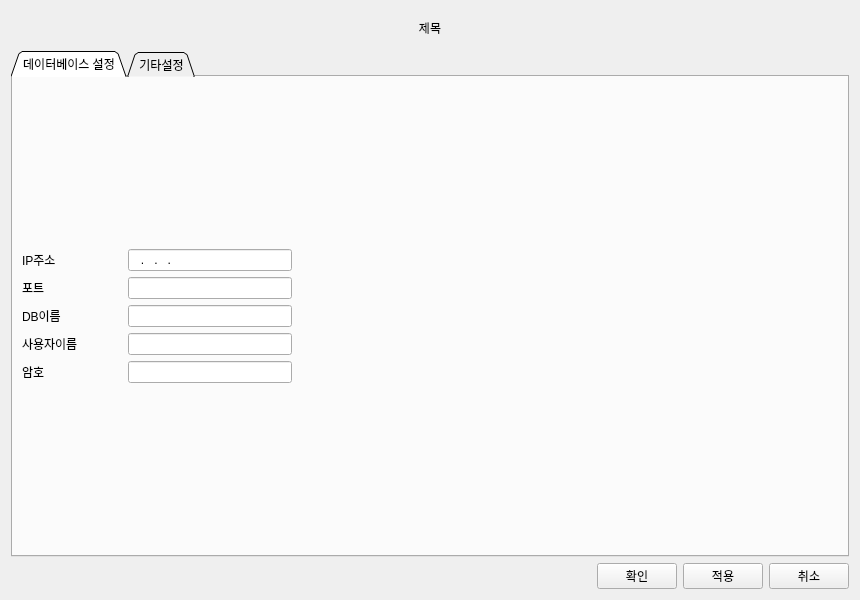
<?xml version="1.0" encoding="UTF-8"?>
<ui version="4.0">
 <class>Configration_Form</class>
 <widget class="QWidget" name="Configration_Form">
  <property name="geometry">
   <rect>
    <x>0</x>
    <y>0</y>
    <width>860</width>
    <height>600</height>
   </rect>
  </property>
  <property name="windowTitle">
   <string>환경설정</string>
  </property>
  <property name="windowIcon">
   <iconset resource="qcclientresource.qrc">
    <normaloff>:/Image/Image/Configration.png</normaloff>:/Image/Image/Configration.png</iconset>
  </property>
  <layout class="QGridLayout" name="gridLayout" rowstretch="1,15,0,0,0">
   <item row="1" column="0">
    <widget class="QTabWidget" name="tabWidget">
     <property name="tabPosition">
      <enum>QTabWidget::North</enum>
     </property>
     <property name="tabShape">
      <enum>QTabWidget::Triangular</enum>
     </property>
     <property name="currentIndex">
      <number>0</number>
     </property>
     <widget class="QWidget" name="tab">
      <attribute name="title">
       <string>데이터베이스 설정</string>
      </attribute>
      <layout class="QGridLayout" name="gridLayout_6">
       <item row="1" column="0">
        <layout class="QGridLayout" name="gridLayout_7"/>
       </item>
       <item row="2" column="0">
        <layout class="QGridLayout" name="gridLayout_8"/>
       </item>
       <item row="0" column="0">
        <layout class="QGridLayout" name="gridLayout_2" columnstretch="1,6,20">
         <item row="2" column="0">
          <widget class="QLabel" name="label_DBName">
           <property name="minimumSize">
            <size>
             <width>100</width>
             <height>20</height>
            </size>
           </property>
           <property name="text">
            <string>DB이름</string>
           </property>
          </widget>
         </item>
         <item row="3" column="1">
          <widget class="QLineEdit" name="lineEdit_UserName"/>
         </item>
         <item row="1" column="1">
          <widget class="QLineEdit" name="lineEdit_Port"/>
         </item>
         <item row="1" column="0">
          <widget class="QLabel" name="label_Port">
           <property name="minimumSize">
            <size>
             <width>100</width>
             <height>20</height>
            </size>
           </property>
           <property name="text">
            <string>포트</string>
           </property>
          </widget>
         </item>
         <item row="0" column="1">
          <widget class="QLineEdit" name="lineEdit_IPAddress">
           <property name="sizePolicy">
            <sizepolicy hsizetype="Minimum" vsizetype="Fixed">
             <horstretch>0</horstretch>
             <verstretch>0</verstretch>
            </sizepolicy>
           </property>
           <property name="inputMask">
            <string>999.999.999.999</string>
           </property>
          </widget>
         </item>
         <item row="2" column="1">
          <widget class="QLineEdit" name="lineEdit_DBName"/>
         </item>
         <item row="0" column="0">
          <widget class="QLabel" name="label_IPAddress">
           <property name="minimumSize">
            <size>
             <width>100</width>
             <height>20</height>
            </size>
           </property>
           <property name="text">
            <string>IP주소</string>
           </property>
          </widget>
         </item>
         <item row="3" column="0">
          <widget class="QLabel" name="label_UserName">
           <property name="minimumSize">
            <size>
             <width>100</width>
             <height>20</height>
            </size>
           </property>
           <property name="text">
            <string>사용자이름</string>
           </property>
          </widget>
         </item>
         <item row="4" column="0">
          <widget class="QLabel" name="label_Password">
           <property name="minimumSize">
            <size>
             <width>100</width>
             <height>20</height>
            </size>
           </property>
           <property name="text">
            <string>암호</string>
           </property>
          </widget>
         </item>
         <item row="4" column="1">
          <widget class="QLineEdit" name="lineEdit_Password">
           <property name="echoMode">
            <enum>QLineEdit::Password</enum>
           </property>
          </widget>
         </item>
         <item row="0" column="2">
          <spacer name="horizontalSpacer_4">
           <property name="orientation">
            <enum>Qt::Horizontal</enum>
           </property>
           <property name="sizeHint" stdset="0">
            <size>
             <width>40</width>
             <height>20</height>
            </size>
           </property>
          </spacer>
         </item>
        </layout>
       </item>
       <item row="3" column="0">
        <layout class="QGridLayout" name="gridLayout_9"/>
       </item>
      </layout>
     </widget>
     <widget class="QWidget" name="tab_2">
      <attribute name="title">
       <string>기타설정</string>
      </attribute>
      <layout class="QGridLayout" name="gridLayout_5">
       <item row="0" column="0">
        <layout class="QGridLayout" name="gridLayout_4">
         <item row="0" column="3">
          <spacer name="horizontalSpacer_5">
           <property name="orientation">
            <enum>Qt::Horizontal</enum>
           </property>
           <property name="sizeHint" stdset="0">
            <size>
             <width>40</width>
             <height>20</height>
            </size>
           </property>
          </spacer>
         </item>
         <item row="0" column="1">
          <widget class="QLabel" name="label_2">
           <property name="text">
            <string>경로</string>
           </property>
          </widget>
         </item>
         <item row="0" column="2">
          <widget class="QPushButton" name="pushButton">
           <property name="text">
            <string/>
           </property>
           <property name="icon">
            <iconset resource="qcclientresource.qrc">
             <normaloff>:/Image/Image/Folder.png</normaloff>:/Image/Image/Folder.png</iconset>
           </property>
          </widget>
         </item>
         <item row="0" column="0">
          <widget class="QLabel" name="label">
           <property name="text">
            <string>성형조건파일 지정</string>
           </property>
          </widget>
         </item>
         <item row="1" column="0" colspan="4">
          <layout class="QGridLayout" name="gridLayout_13"/>
         </item>
        </layout>
       </item>
       <item row="1" column="0">
        <layout class="QGridLayout" name="gridLayout_12"/>
       </item>
       <item row="2" column="0">
        <layout class="QGridLayout" name="gridLayout_10"/>
       </item>
      </layout>
     </widget>
    </widget>
   </item>
   <item row="4" column="0">
    <layout class="QGridLayout" name="gridLayout_3">
     <item row="0" column="1">
      <widget class="QPushButton" name="pushButton_Check">
       <property name="minimumSize">
        <size>
         <width>0</width>
         <height>25</height>
        </size>
       </property>
       <property name="text">
        <string>확인</string>
       </property>
      </widget>
     </item>
     <item row="0" column="2">
      <widget class="QPushButton" name="pushButton_Apply">
       <property name="minimumSize">
        <size>
         <width>0</width>
         <height>25</height>
        </size>
       </property>
       <property name="text">
        <string>적용</string>
       </property>
      </widget>
     </item>
     <item row="0" column="3">
      <widget class="QPushButton" name="pushButton_Cancel">
       <property name="minimumSize">
        <size>
         <width>0</width>
         <height>25</height>
        </size>
       </property>
       <property name="text">
        <string>취소</string>
       </property>
      </widget>
     </item>
     <item row="0" column="0">
      <spacer name="horizontalSpacer_3">
       <property name="orientation">
        <enum>Qt::Horizontal</enum>
       </property>
       <property name="sizeHint" stdset="0">
        <size>
         <width>40</width>
         <height>20</height>
        </size>
       </property>
      </spacer>
     </item>
    </layout>
   </item>
   <item row="0" column="0">
    <layout class="QHBoxLayout" name="horizontalLayout">
     <item>
      <spacer name="horizontalSpacer">
       <property name="orientation">
        <enum>Qt::Horizontal</enum>
       </property>
       <property name="sizeHint" stdset="0">
        <size>
         <width>40</width>
         <height>20</height>
        </size>
       </property>
      </spacer>
     </item>
     <item>
      <widget class="QLabel" name="label_Title">
       <property name="minimumSize">
        <size>
         <width>200</width>
         <height>30</height>
        </size>
       </property>
       <property name="text">
        <string>제목</string>
       </property>
       <property name="alignment">
        <set>Qt::AlignCenter</set>
       </property>
      </widget>
     </item>
     <item>
      <spacer name="horizontalSpacer_2">
       <property name="orientation">
        <enum>Qt::Horizontal</enum>
       </property>
       <property name="sizeHint" stdset="0">
        <size>
         <width>40</width>
         <height>20</height>
        </size>
       </property>
      </spacer>
     </item>
    </layout>
   </item>
  </layout>
 </widget>
 <resources>
  <include location="qcclientresource.qrc"/>
 </resources>
 <connections/>
</ui>
